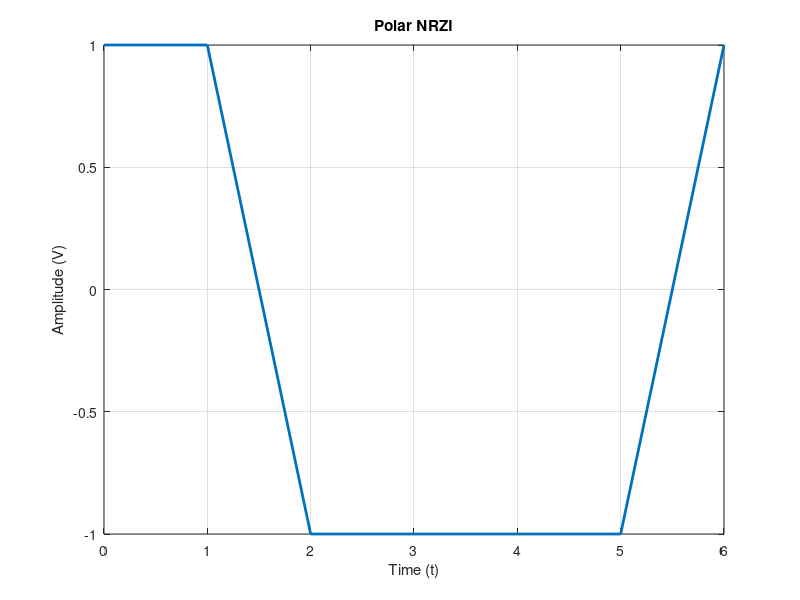

This chart was generated by the following MATLAB code:
% Define the input binary data sequence
data = [1, 1, 0,0, 0, 0, 1];

% Define the time axis
T = length(data);
t = 0:T-1;

% Initialize the polar NRZI signal with the first data bit
polar_nrzi = data(1);

% Generate the polar NRZI signal
for i = 2:T
    if data(i) == data(i-1)
        polar_nrzi = [polar_nrzi, polar_nrzi(end)];
    else
        polar_nrzi = [polar_nrzi, -polar_nrzi(end)];
    end
end

% Plot the generated polar NRZI signal
plot(t, polar_nrzi, 'LineWidth', 2);
xlabel('Time (t)');
ylabel('Amplitude (V)');
title('Polar NRZI');
grid on;
